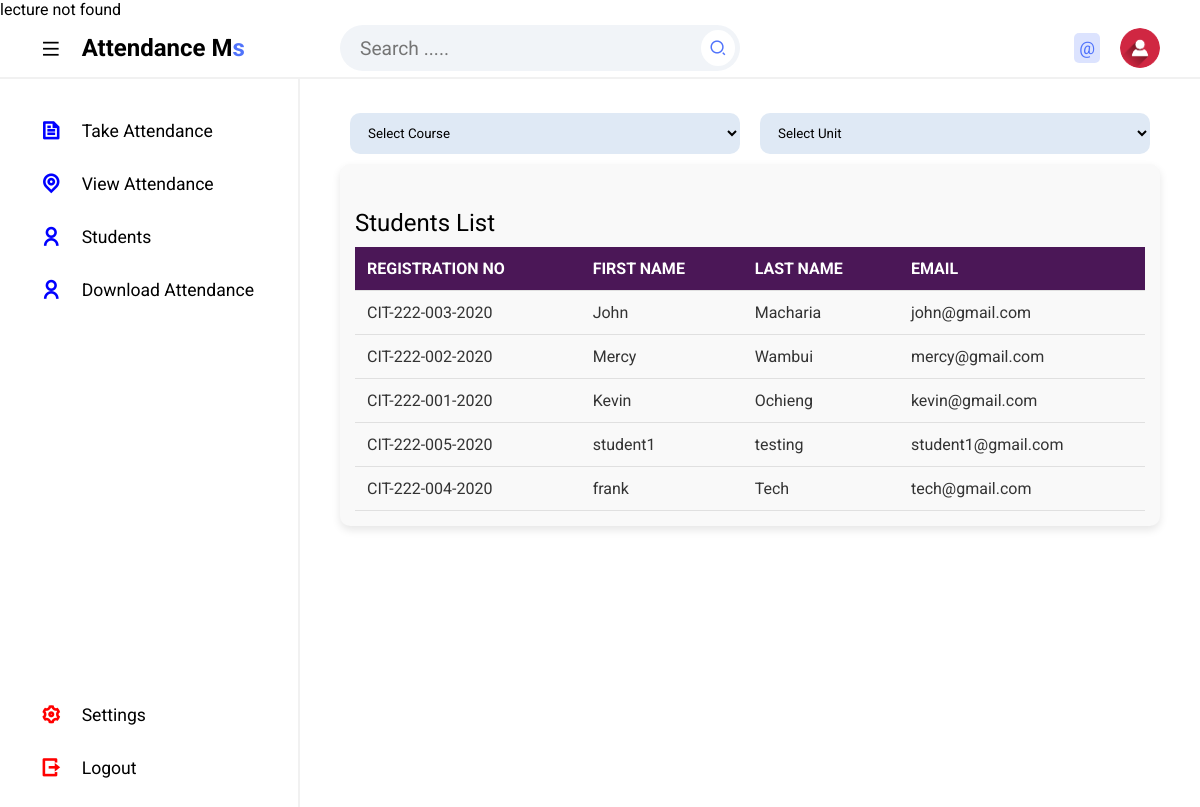
Page /Lecture/viewStudents.php?course=BCT (signed in) on the committed database.
### tables this page shows
CREATE TABLE `tblstudents` (
  `Id` int(10) NOT NULL,
  `firstName` varchar(255) NOT NULL,
  `lastName` varchar(255) NOT NULL,
  `registrationNumber` varchar(255) NOT NULL,
  `email` varchar(50) NOT NULL,
  `faculty` varchar(10) NOT NULL,
  `courseCode` varchar(20) NOT NULL,
  `studentImage1` varchar(300) NOT NULL,
  `studentImage2` varchar(300) NOT NULL,
  `dateRegistered` varchar(50) NOT NULL
);

### Lecture/viewStudents.php (the view, shortened to what this page needs)
<?php
include '../Includes/dbcon.php';
$courseCode = isset($_GET['course']) ? $_GET['course'] : '';
?>
<!DOCTYPE html>
<html lang="en">
<head>
  <link rel="stylesheet" href="css/styles.css">
  <link href="https://cdnjs.cloudflare.com/ajax/libs/remixicon/4.2.0/remixicon.css" rel="stylesheet">
</head>
<body>
<?php include 'includes/topbar.php';?>
    <section class="main">
        <?php include 'includes/sidebar.php';?>
    <div class="main--content">
    <form class="lecture-options" id="selectForm">
    <select required name="course" id="courseSelect"  onChange="updateTable()">
        <option value="" selected>Select Course</option>
    </select>
    <select required name="unit" id="unitSelect" onChange="updateTable()">
        <option value="" selected>Select Unit</option>
    </select>
    </form>
    <div class="table-container">
    <div class="title">
        <h2 class="section--title">Students List</h2>
    </div>
    <div class="table attendance-table" id="attendaceTable">
        <table>
        <thead>
                <tr>
                    <th>Registration No</th>
                    <th>First Name</th>
                    <th>Last Name</th>
                    <th>Email</th>
                </tr>
            </thead>
            <tbody>
      <?php  $query = "SELECT * FROM tblstudents WHERE courseCode = '$courseCode'";
          $result = mysqli_query($conn, $query);
            if (mysqli_num_rows($result) > 0) {
         while ($row = mysqli_fetch_assoc($result)) {
        echo "<tr>";
        echo "<td>" . $row['registrationNumber'] . "</td>";
        echo "<td>" . $row['firstName'] . "</td>";
        echo "<td>" . $row['lastName'] . "</td>";
        echo "<td>" . $row['email'] . "</td>";
        echo "</tr>";
    }
    echo "</table>";
} else {
}
?>
    </div>
</div>
            </div>
</section>
</body>
</html>

### Lecture/css/styles.css (style rules this page uses)
* { margin: 0; padding: 0; box-sizing: border-box; font-family: 'Roboto', sans-serif; }
body { position: relative; width: 100%; }
.lecture-options { display:flex; justify-content:space-around; padding-top:1.5rem; }
.main { position: relative; width: 100%; min-height: calc(100vh - 60px); }
thead { position:sticky; top:0; background-color:white; padding:20px; }
.main--content { position: absolute; top: 0; right: 0; height: 100%; width: calc(100% - 300px); padding: 0 40px; transition: .3s; }
.title { display: flex; align-items: center; justify-content: space-between; margin-bottom: 10px; margin-top: 30px; }
.section--title { font-weight: 400; }
.table-container { margin-bottom: 20px; background-color: #f9f9f9; border-radius: 10px; padding: 15px; box-shadow: 0 4px 8px rgba(0, 0, 0, 0.1); }
.table { max-height: 300px; overflow-y: auto; overflow-x: auto; }
table { width: 100%; text-align: left; border-collapse: collapse; font-family: 'Segoe UI', Tahoma, Geneva, Verdana, sans-serif; }
th { background-color: #4B1757; color: white; padding: 12px; position: sticky; top: 0; z-index: 1; font-weight: bold; text-transform: uppercase; }
tr { border-bottom: 1px solid #e0e0e0; transition: background-color 0.3s ease; }
td { padding: 12px; color: #333; }
form select { width:60%; outline:none; border:none; background:#dfe9f5; padding:12px 14px; margin:10px; border-radius:10px; }

### rows in the picture
tblstudents: registrationNumber "CIT-222-003-2020", firstName "John", lastName "Macharia", email "john@gmail.com"
tblstudents: registrationNumber "CIT-222-002-2020", firstName "Mercy", lastName "Wambui", email "mercy@gmail.com"
tblstudents: registrationNumber "CIT-222-001-2020", firstName "Kevin", lastName "Ochieng", email "kevin@gmail.com"
tblstudents: registrationNumber "CIT-222-005-2020", firstName "student1", lastName "testing", email "student1@gmail.com"
tblstudents: registrationNumber "CIT-222-004-2020", firstName "frank", lastName "Tech", email "tech@gmail.com"
